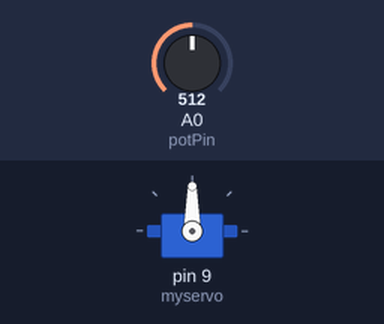
The sketch below on a simulated Arduino Uno, built with avr-gcc and run on an emulated ATmega328P. Parts: servo. Inputs (shaded band) come from the test bench; at power-on: A0 (potPin) = 512.

Above: at 1.2 s.
1.3 s: A0 (potPin) set to 716
At 1.6 s:
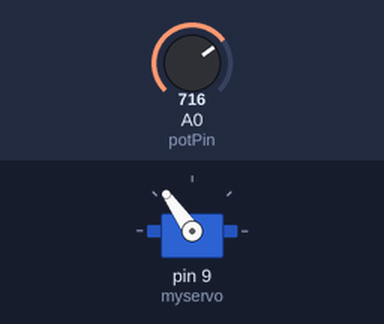
2.8 s: A0 (potPin) set to 900
At 3.6 s:
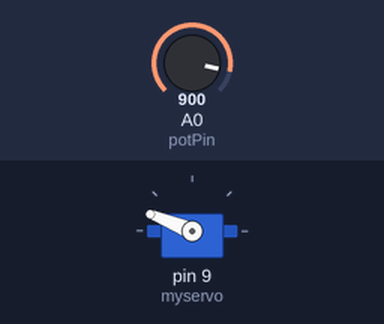
4.3 s: A0 (potPin) set to 1023
At 5.0 s:
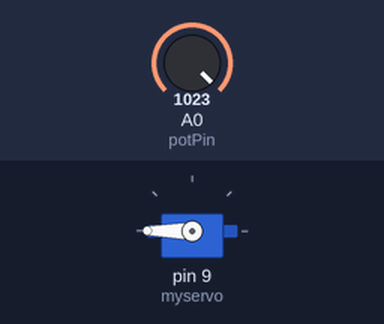
5.8 s: A0 (potPin) set to 306
At 7.0 s:
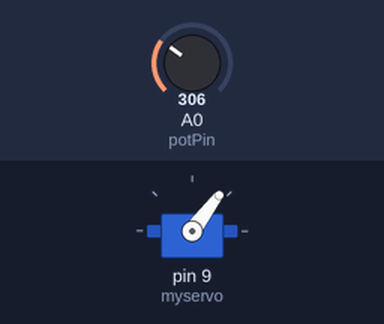
7.3 s: A0 (potPin) set to 122
At 8.5 s:
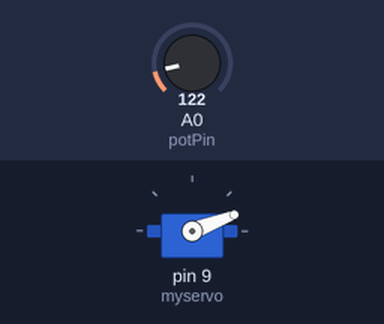
Timing chart, 0 to 9.8 s (numbered marks = the images above; inputs shaded):
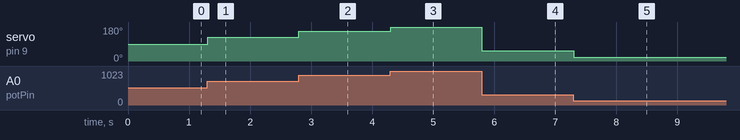

The sketch:

d1class_servo2_potent.ino
```cpp
#include <Servo.h>
Servo myservo;
int analogVal;
int pos=0;
const int potPin = A0;

void setup() {
  // put your setup code here, to run once:
myservo.attach(9);
}

void loop() {

  // put your main code here, to run repeatedly:

analogVal= analogRead (potPin);
pos = analogVal / 1023.0*180.0;
myservo.write(pos);
  delay(15);

}
```

Measured:
- after the input at 1.3 s, servo on pin 9 (myservo): 90° → 125° at once
- after the input at 2.8 s, servo on pin 9 (myservo): 125° → 158° at once
- after the input at 4.3 s, servo on pin 9 (myservo): 158° → 180° at once
- after the input at 5.8 s, servo on pin 9 (myservo): 180° → 53° at once
- after the input at 7.3 s, servo on pin 9 (myservo): 53° → 21° at once
